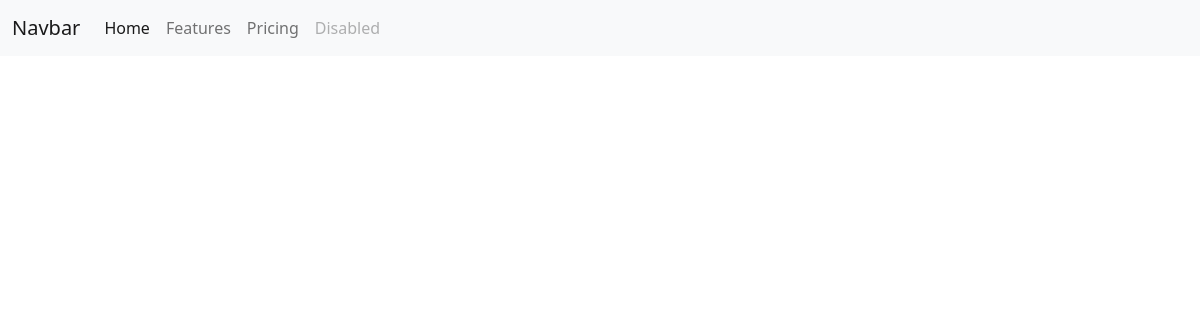
/products/, run on an earlier commit of the app's database.
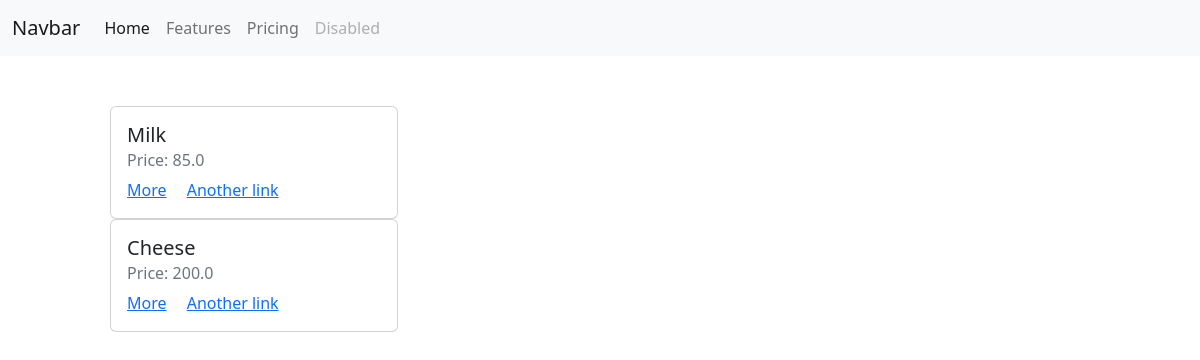
And on a later commit of the database.
### products/models.py (models this page shows)
class Product(models.Model):
    image = models.ImageField()
    title = models.CharField(max_length=256)
    description = models.TextField()
    price = models.FloatField(default=0)
    created_at = models.DateTimeField(auto_now=True)
    modified_at = models.DateTimeField(auto_now_add=True)

### products/views.py (the view)
# urls.py: path('products/', products_view),
def products_view(request):
    if request.method == 'GET':
        products = Product.objects.all()
        context_data = {
            'products': products
        }
        return render(request, 'products/products.html', context=context_data)

### templates/products/products.html (shortened to what this page needs)
{% extends 'layouts/index.html' %}
{% block content %}
    <div class="products">
       {% for product in  products %}
           <div class="card" style="width: 18rem;">
               <div class="card-body">
                   <h5 class="card-title">{{ product.title }}</h5>
                   <h6 class="card-subtitle mb-2 text-muted">Price: {{ product.price }}</h6>
                   <a href="#" class="card-link">More</a>
                   <a href="#" class="card-link">Another link</a>
               </div>
           </div>
       {% endfor %}
    </div>
{% endblock %}

### templates/layouts/index.html (shortened to what this page needs)
<!doctype html>
<html lang="en">
<head>
    <link rel="stylesheet" href="https://cdn.jsdelivr.net/npm/bootstrap@5.2.3/dist/css/bootstrap.min.css">
</head>
<body>
<nav class="navbar navbar-expand-lg navbar-light bg-light">
  <div class="container-fluid">
    <a class="navbar-brand" href="#">Navbar</a>
    <div class="collapse navbar-collapse" id="navbarNav">
      <ul class="navbar-nav">
        <li class="nav-item">
          <a class="nav-link active" aria-current="page" href="#">Home</a>
        </li>
        <li class="nav-item">
          <a class="nav-link" href="#">Features</a>
        </li>
        <li class="nav-item">
          <a class="nav-link" href="#">Pricing</a>
        </li>
        <li class="nav-item">
          <a class="nav-link disabled" href="#" tabindex="-1" aria-disabled="true">Disabled</a>
        </li>
      </ul>
    </div>
  </div>
</nav>
{% block content %}
{% endblock %}
</body>
</html>

### templates/products/products.html (style rules this page uses)
.products { display: flex; justify-content: space-between; flex-wrap: wrap; width: 50%; margin-left: 5%; padding: 50px; }

What changed in the data, as far as the page shows it:
added Product: title "Milk", price "85.0"
added Product: title "Cheese", price "200.0"
